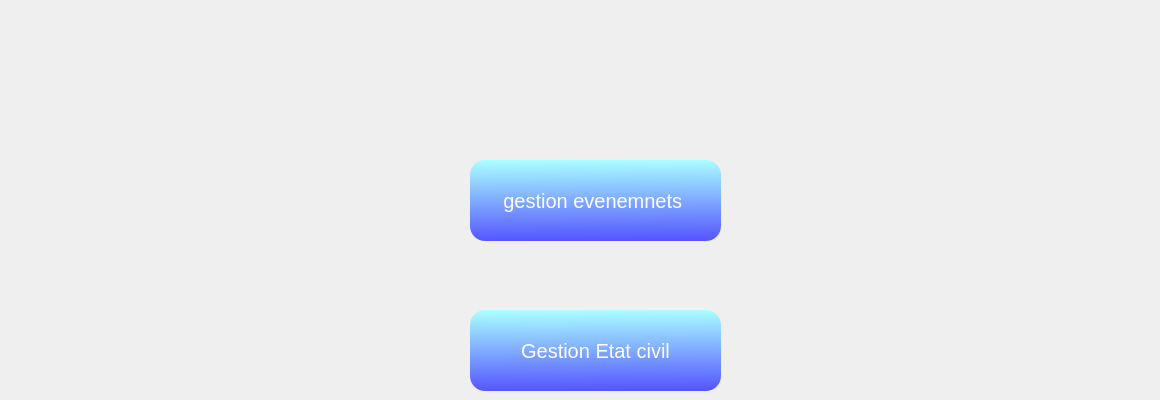
      <widget class="QWidget" name="page">
       <widget class="QPushButton" name="pushButton_etat">
        <property name="geometry">
         <rect>
          <x>470</x>
          <y>310</y>
          <width>251</width>
          <height>81</height>
         </rect>
        </property>
        <property name="font">
         <font>
          <pointsize>15</pointsize>
         </font>
        </property>
        <property name="styleSheet">
         <string notr="true">QPushButton
{
background : qlineargradient(spread:pad, x1:0.467, y1:0, x2:0.482, y2:1, stop:0 rgb(170, 255, 255), stop:1 rgb(85, 85, 255));
border-radius:15px;
color:white;
}
QPushButton:hover
{
background:qlineargradient(spread:pad, x1:0.457286, y1:0.381, x2:0.508, y2:1, stop:0 rgb(85, 85, 255), stop:1 rgb(170, 255, 255))
}</string>
        </property>
        <property name="text">
         <string>Gestion Etat civil</string>
        </property>
       </widget>
       <widget class="QPushButton" name="MenuP">
        <property name="geometry">
         <rect>
          <x>20</x>
          <y>0</y>
          <width>171</width>
          <height>41</height>
         </rect>
        </property>
        <property name="styleSheet">
         <string notr="true">#MenuP {
background-color: transparent;
border-image: url(:Menu_Principal.png);
background: none;
border: none;
background-repeat: none;
}
</string>
        </property>
        <property name="text">
         <string/>
        </property>
       </widget>
       <widget class="QPushButton" name="pushButton_event">
        <property name="geometry">
         <rect>
          <x>470</x>
          <y>160</y>
          <width>251</width>
          <height>81</height>
         </rect>
        </property>
        <property name="font">
         <font>
          <pointsize>15</pointsize>
         </font>
        </property>
        <property name="styleSheet">
         <string notr="true">QPushButton
{
background : qlineargradient(spread:pad, x1:0.467, y1:0, x2:0.482, y2:1, stop:0 rgb(170, 255, 255), stop:1 rgb(85, 85, 255));
border-radius:15px;
color:white;
}
QPushButton:hover
{
background:qlineargradient(spread:pad, x1:0.457286, y1:0.381, x2:0.508, y2:1, stop:0 rgb(85, 85, 255), stop:1 rgb(170, 255, 255))
}</string>
        </property>
        <property name="text">
         <string>gestion evenemnets </string>
        </property>
       </widget>
       <widget class="QPushButton" name="envi">
        <property name="geometry">
         <rect>
          <x>20</x>
          <y>80</y>
          <width>171</width>
          <height>41</height>
         </rect>
        </property>
        <property name="styleSheet">
         <string notr="true">#envi {
background-color: transparent;
border-image: url(:envi.png);
background: none;
border: none;
background-repeat: none;
}
</string>
        </property>
        <property name="text">
         <string/>
        </property>
       </widget>
       <widget class="QPushButton" name="res">
        <property name="geometry">
         <rect>
          <x>20</x>
          <y>160</y>
          <width>171</width>
          <height>41</height>
         </rect>
        </property>
        <property name="styleSheet">
         <string notr="true">#res {
background-color: transparent;
border-image: url(:Ress.png);
background: none;
border: none;
background-repeat: none;
}
</string>
        </property>
        <property name="text">
         <string/>
        </property>
       </widget>
       <widget class="QPushButton" name="maintenance">
        <property name="geometry">
         <rect>
          <x>20</x>
          <y>240</y>
          <width>171</width>
          <height>41</height>
         </rect>
        </property>
        <property name="styleSheet">
         <string notr="true">#maintenance {
background-color: transparent;
border-image: url(:Maintenance.png);
background: none;
border: none;
background-repeat: none;
}
</string>
        </property>
        <property name="text">
         <string/>
        </property>
       </widget>
       <widget class="QPushButton" name="marche">
        <property name="geometry">
         <rect>
          <x>20</x>
          <y>320</y>
          <width>171</width>
          <height>41</height>
         </rect>
        </property>
        <property name="styleSheet">
         <string notr="true">#marche {
background-color: transparent;
border-image: url(:Marche.png);
background: none;
border: none;
background-repeat: none;
}
</string>
        </property>
        <property name="text">
         <string/>
        </property>
       </widget>
       <widget class="QPushButton" name="close">
        <property name="geometry">
         <rect>
          <x>1120</x>
          <y>10</y>
          <width>31</width>
          <height>31</height>
         </rect>
        </property>
        <property name="styleSheet">
         <string notr="true">#close {
background-color: transparent;
border-image: url(:close.png);
background: none;
border: none;
background-repeat: none;
}
</string>
        </property>
        <property name="text">
         <string/>
        </property>
       </widget>
      </widget>
